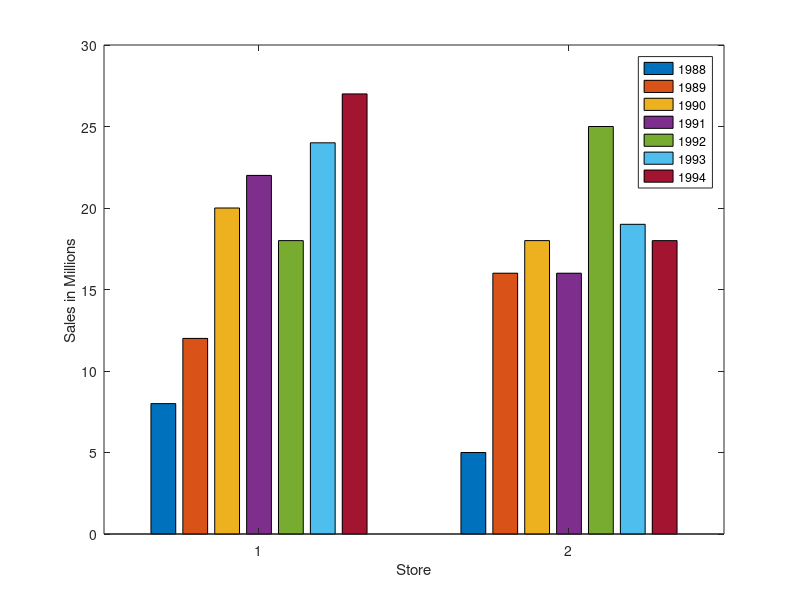

This chart was generated by the following MATLAB code:
year=[1988:1994];
sales=[8 12 20 22 18 24 27];
bar(year, sales)
xlabel('Year')
ylabel('Sales in Millions')

% specify the color
bar(year, sales, 'r')

% only one argument
bar(sales)
ylabel('Sales in Millions')

% compare two or more groups
sales1=[8 12 20 22 18 24 27];
sales2=[5 16 18 16 25 19 18];
sales=[sales1;sales2];
bar(sales)
ylabel('Sales in Millions')
xlabel('Store')
legend('1988','1989','1990','1991','1992','1993','1994')